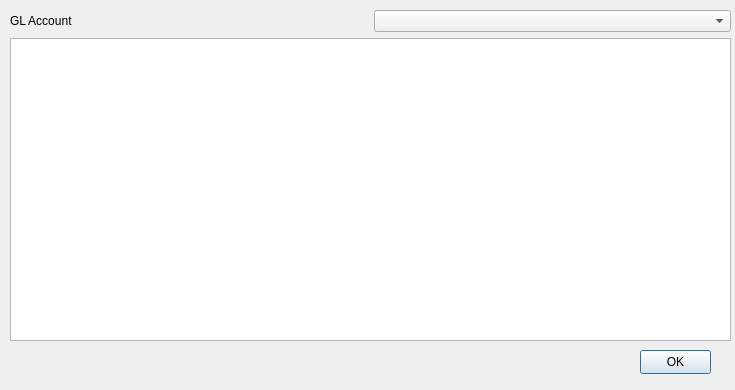
<?xml version="1.0" encoding="UTF-8"?>
<ui version="4.0">
 <class>ViewGLAccount</class>
 <widget class="QDialog" name="ViewGLAccount">
  <property name="windowModality">
   <enum>Qt::WindowModal</enum>
  </property>
  <property name="geometry">
   <rect>
    <x>0</x>
    <y>0</y>
    <width>735</width>
    <height>390</height>
   </rect>
  </property>
  <property name="windowTitle">
   <string>Dialog</string>
  </property>
  <widget class="QWidget" name="verticalLayoutWidget">
   <property name="geometry">
    <rect>
     <x>10</x>
     <y>10</y>
     <width>721</width>
     <height>331</height>
    </rect>
   </property>
   <layout class="QVBoxLayout" name="verticalLayout">
    <item>
     <layout class="QHBoxLayout" name="horizontalLayout">
      <item>
       <widget class="QLabel" name="label">
        <property name="text">
         <string>GL Account</string>
        </property>
       </widget>
      </item>
      <item>
       <widget class="QComboBox" name="comboBox"/>
      </item>
     </layout>
    </item>
    <item>
     <layout class="QVBoxLayout" name="verticalLayout_2">
      <item>
       <widget class="QTableWidget" name="tableWidget">
        <property name="editTriggers">
         <set>QAbstractItemView::NoEditTriggers</set>
        </property>
       </widget>
      </item>
     </layout>
    </item>
   </layout>
  </widget>
  <widget class="QPushButton" name="pushButton">
   <property name="geometry">
    <rect>
     <x>640</x>
     <y>350</y>
     <width>71</width>
     <height>24</height>
    </rect>
   </property>
   <property name="text">
    <string>OK</string>
   </property>
  </widget>
 </widget>
 <resources/>
 <connections/>
</ui>
